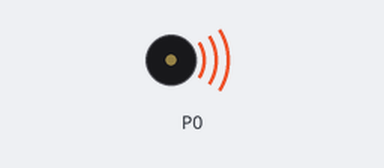
A program run on a simulated BBC micro:bit running MicroPython. On the bench: buzzer (waves = sounding). At 12.0 s the program stops and its outputs stay as they are.

Above: at 0.1 s.
At 12.0 s:
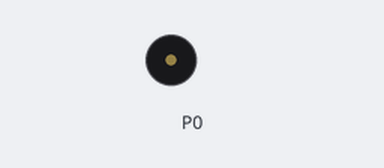
Timing chart, 0 to 13.5 s (numbered marks = the images above):
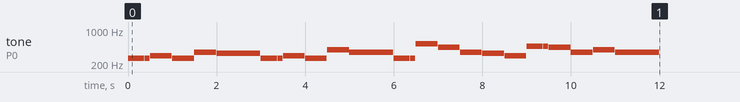

The program:

usingBuzzer.py
```python
# SparkFun Electronics
# Experiment 9.0
# Using a buzzer

from microbit import *
import music
'''
while True:
    if pin15.read_digital() == 1:
        music.play("C4:8")
    elif pin16.read_digital() == 1:
        music.play("D1:8")
    else:
        pass
'''
music.play(music.BIRTHDAY)
```
